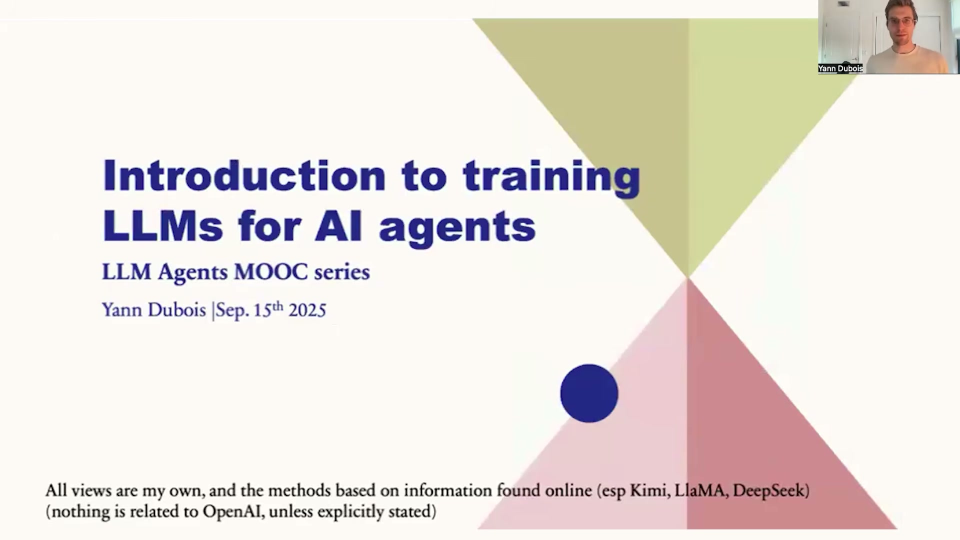
#> input picture examples/lecture1/assets/keyframes/keyframe_0001_t000000.000.jpg, 1920 x 1080 px (shown at 1/2 size); its folder holds only this picture in this run
$ python -i batch5_generation.py   (imports and definitions only)
#> lines starting #> are read from the running program, lines starting #| are printed output that depends on the picture
from __future__ import annotations

import hashlib
import json
import re
from collections import Counter
from pathlib import Path
from typing import Any


CONTENT_MAP_METHOD = "deterministic_content_map_skeleton_v1"
PROMPT_PACK_SCHEMA_VERSION = "handout_prompt_pack_v1"
DEFAULT_PROMPT_PACK_PATH = "audit/handout_prompt_pack.jsonl"
SUPPORTED_BATCH5A_BACKENDS = {"none"}
FUTURE_BACKENDS = {"openai_compatible", "deepseek", "openrouter", "anthropic", "local"}


class Batch5AInputError(RuntimeError):
    pass


class UnsupportedContentGenerationBackend(RuntimeError):
    pass


class NetworkCallsDisabled(RuntimeError):
    pass


class MissingApiKeyEnvironmentVariable(RuntimeError):
    pass


class InvalidGenerationResponse(RuntimeError):
    pass


class EmptyGenerationResponse(RuntimeError):
    pass


class GenerationTimeout(RuntimeError):
    pass


class GenerationRateLimited(RuntimeError):
    pass


class SourceArtifactModified(RuntimeError):
    pass


class UnsafePromptPackPath(RuntimeError):
    pass


# [40 lines left out: functions utc_now, read_json, write_json, write_text, sha256_file, optional_string, not called in this run]


def string_or_default(value: Any, default: str) -> str:
    normalized = optional_string(value)
    return normalized if normalized is not None else default


# [194 lines left out: functions bool_or_default, positive_float_or_default, nonnegative_float_or_default, positive_int_or_default, normalize_string_list, clip_text and 2 more, not called in this run]


class ContentGenerationBackend:
    name = "abstract"

    def validate_config(self, options: dict[str, Any]) -> dict[str, Any]:
        raise NotImplementedError

    def generate_section(self, request: dict[str, Any]) -> dict[str, Any]:
        raise NotImplementedError


class NoneBackend(ContentGenerationBackend):
    name = "none"

    # [28 lines left out: functions validate_config, generate_section, not called in this run]


BACKEND_REGISTRY: dict[str, type[ContentGenerationBackend]] = {
    "none": NoneBackend,
}


# [244 lines left out: functions resolve_content_generation_backend, batch5_source_paths, validate_resolved_prompt_pack_path, resolve_prompt_pack_path, batch5_output_paths, clear_batch5_outputs and 4 more, not called in this run]


def transcript_char_count(items: list[dict[str, Any]]) -> int:
    return sum(len(item["transcript_text"]) for item in items)


# [171 lines left out: functions make_block, split_alignment_items, can_merge_blocks, merge_blocks, pick_excerpt_items, public_keyframe_candidate and 1 more, not called in this run]


def import_pillow() -> Any:
    try:
        from PIL import Image
    except ImportError as error:
        raise RuntimeError(
            "Pillow is required for Batch 5A handout-level image selection."
        ) from error
    return Image


def normalized_histogram(histogram: list[int]) -> list[float]:
    total = float(sum(histogram)) or 1.0
    return [value / total for value in histogram]


def average_hash(pixels: list[int]) -> tuple[int, ...]:
    average = sum(pixels) / len(pixels)
    return tuple(1 if pixel > average else 0 for pixel in pixels)


# [4 lines left out: function hash_difference, not called in this run]


def histogram_difference(left: list[float], right: list[float]) -> float:
    return sum(abs(a - b) for a, b in zip(left, right)) / 2


def image_pixels(image: Any) -> list[int]:
    if hasattr(image, "get_flattened_data"):
        return list(image.get_flattened_data())
    return list(image.getdata())


def describe_keyframe(path: Path) -> dict[str, Any]:
    Image = import_pillow()
    with Image.open(path) as image:
#> image is the input picture: PIL image 1920x1080 RGB; mean R, G, B 232.8, 225.8, 220.3
        resample = Image.Resampling.LANCZOS if hasattr(Image, "Resampling") else Image.LANCZOS
        width, height = image.size
#> width = 1920; height = 1080
        slide = image.crop((0, int(height * 0.08), int(width * 0.86), height)).convert("L")
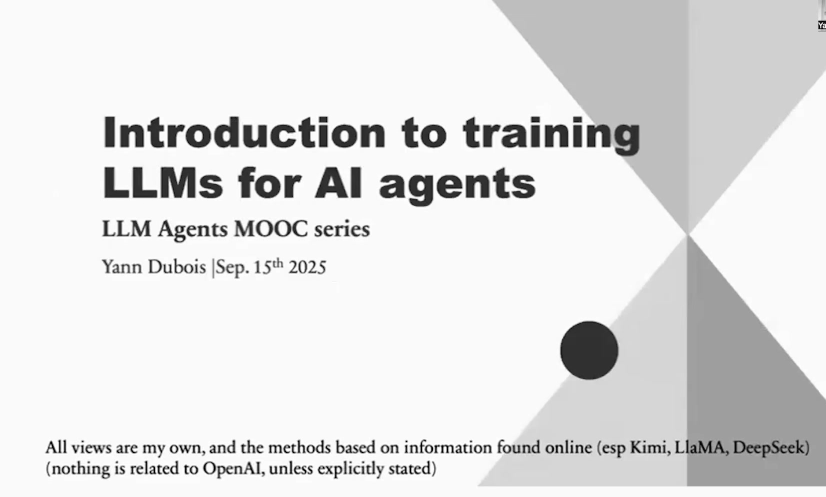
#> slide: PIL image 1651x994 L (shown at 1/2 size); min 0, max 255, mean 224.9
        thumbnail = slide.resize((64, 64), resample)
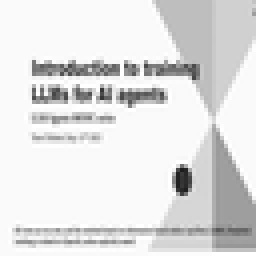
#> thumbnail: PIL image 64x64 L (shown 4 times larger); min 28, max 255, mean 224.8
        pixels = image_pixels(thumbnail)
#> pixels = 4096 values, max 255 at index 919, min 28 at index 2733, mean 224.8
        small_pixels = image_pixels(thumbnail.resize((8, 8), resample))
#> small_pixels = 64 values, max 255 at index 36, min 153 at index 55, mean 224.1
    content_area = sum(1 for pixel in pixels if pixel < 245) / len(pixels)
#> content_area = 0.393
    detail = 0
    comparisons = 0
    for y in range(64):
        for x in range(64):
            current = pixels[(y * 64) + x]
            if x + 1 < 64:
                detail += 1 if abs(current - pixels[(y * 64) + x + 1]) > 12 else 0
                comparisons += 1
            if y + 1 < 64:
                detail += 1 if abs(current - pixels[((y + 1) * 64) + x]) > 12 else 0
                comparisons += 1
#> after the loop, comparisons = 8064; detail = 1597
    detail_density = detail / comparisons if comparisons else 0.0
#> detail_density = 0.198
    image_score = (0.65 * content_area) + (0.35 * detail_density)
#> image_score = 0.324
    return {
        "histogram": normalized_histogram(thumbnail.histogram()),
        "average_hash": average_hash(small_pixels),
        "content_area_ratio": round(content_area, 6),
        "detail_density": round(detail_density, 6),
        "image_score": round(image_score, 6),
    }
#> in normalized_histogram, `total = float(sum(histogram)) or 1.0`: total = 4096
#> in average_hash, `average = sum(pixels) / len(pixels)`: average = 224.1


# [5 lines left out: function image_difference, not called in this run]


def candidate_with_descriptor(candidate: dict[str, Any]) -> dict[str, Any]:
    descriptor = describe_keyframe(Path(candidate["keyframe_path"]))
    return {**candidate, "descriptor": descriptor}


# [224 lines left out: functions choose_group_representative, make_image_group, detect_handout_image_groups, public_descriptor_candidate, apply_handout_image_selection, build_topic_groups, not called in this run]


GENERATION_OUTPUT_SCHEMA = {
    "source_unit_id": "string",
    "section_title": "string",
    "section_summary": "string",
    "key_points": ["string"],
    "examples": ["string"],
    "cited_transcript_item_ids": ["existing transcript item ID"],
    "cited_visual_segment_ids": ["existing visual segment ID"],
    "selected_keyframe_paths": ["existing selected keyframe path"],
    "warnings": ["string"],
}


class PromptBuilder:
    def __init__(self, options: dict[str, Any]) -> None:
        self.options = options

    # [41 lines left out: function build_section_request, not called in this run]

    def build_prompt_pack_item(self, request: dict[str, Any]) -> dict[str, Any]:
        return request


# [68 lines left out: functions write_prompt_pack, make_prompt_pack_disabled, validate_source_hashes, content_map_validation_summary, not called in this run]


def markdown_image_path(path: str) -> str:
    return f"assets/keyframes/{Path(path).name}"


class HandoutRenderer:
    def __init__(self, options: dict[str, Any]) -> None:
        self.options = options

    # [249 lines left out: functions render_skeleton, render_review_report, run_batch_5a, not called in this run]

>>> result = describe_keyframe('../examples/lecture1/assets/keyframes/keyframe_0001_t000000.000.jpg')
#> result = 5 items

$ run again, on examples/lecture1/assets/keyframes/keyframe_0003_t000300.000.jpg
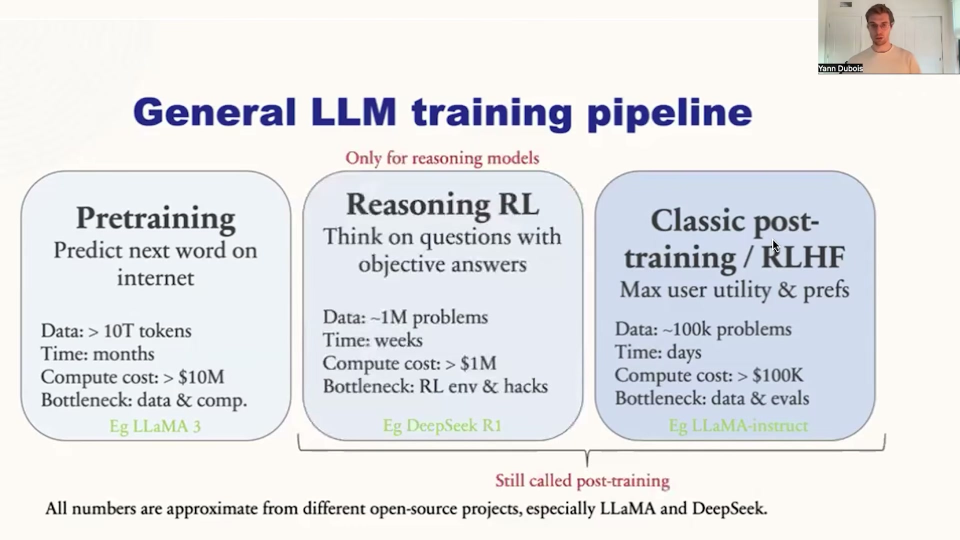
#> input picture examples/lecture1/assets/keyframes/keyframe_0003_t000300.000.jpg, 1920 x 1080 px (shown at 1/2 size)
#> in describe_keyframe, image is the input picture: PIL image 1920x1080 RGB; mean R, G, B 227.8, 228.5, 231
#> in describe_keyframe, `slide = image.crop((0, int(height * 0.08), int(width * 0.86), height))..`:
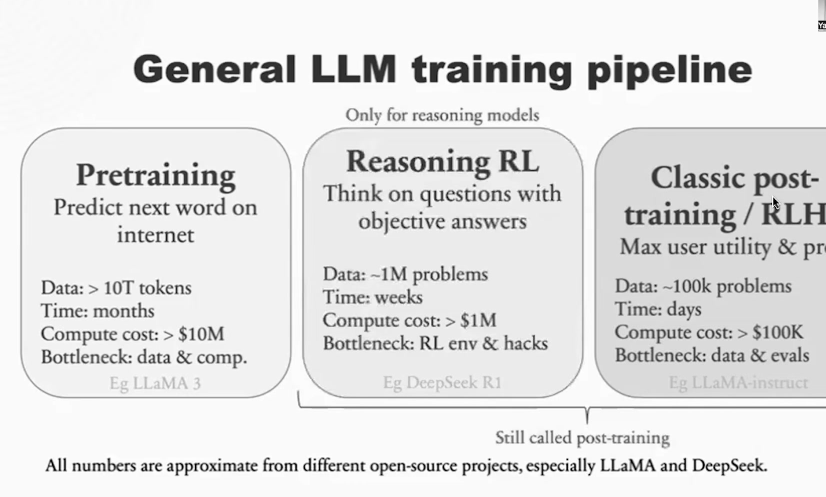
#> slide: PIL image 1651x994 L (shown at 1/2 size); min 0, max 255, mean 226
#> in describe_keyframe, `thumbnail = slide.resize((64, 64), resample)`:
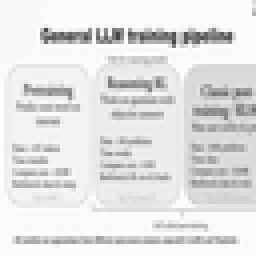
#> thumbnail: PIL image 64x64 L (shown 4 times larger); min 68, max 255, mean 225.9
#> pixels = 4096 values, max 255 at index 394, min 68 at index 605, mean 225.9
#> small_pixels = 64 values, max 251 at index 8, min 180 at index 31, mean 225.1
#> content_area = 0.625
#> after the loop in describe_keyframe, `for y in range(64):`: comparisons = 8064; detail = 2166
#> detail_density = 0.269
#> image_score = 0.5
#> total = 4096
#> average = 225.1
#> result = 5 items

$ run again, on examples/lecture1/assets/keyframes/keyframe_0004_t000670.000.jpg
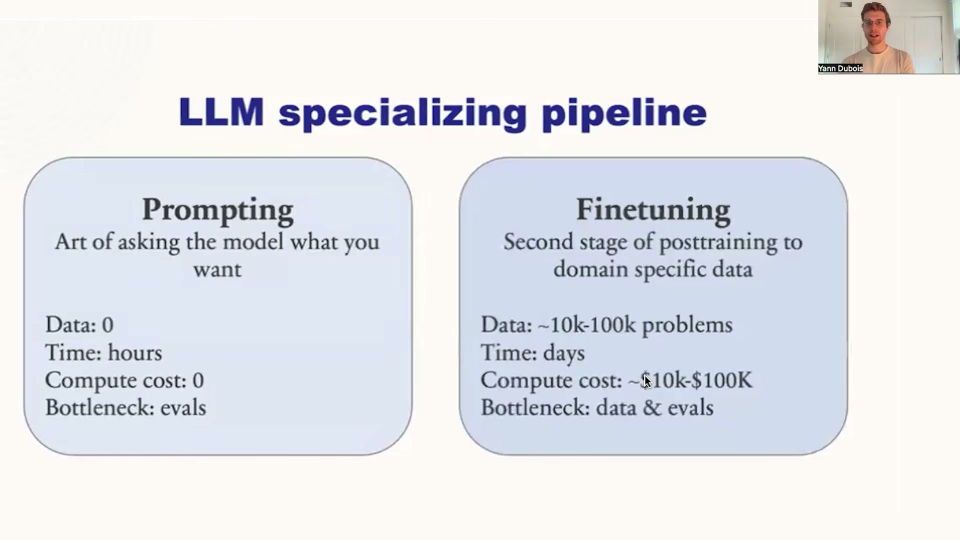
#> input picture examples/lecture1/assets/keyframes/keyframe_0004_t000670.000.jpg, 1920 x 1080 px (shown at 1/2 size)
#> in describe_keyframe, image is the input picture: PIL image 1920x1080 RGB; mean R, G, B 227.4, 229.5, 234.3
#> in describe_keyframe, `slide = image.crop((0, int(height * 0.08), int(width * 0.86), height))..`:
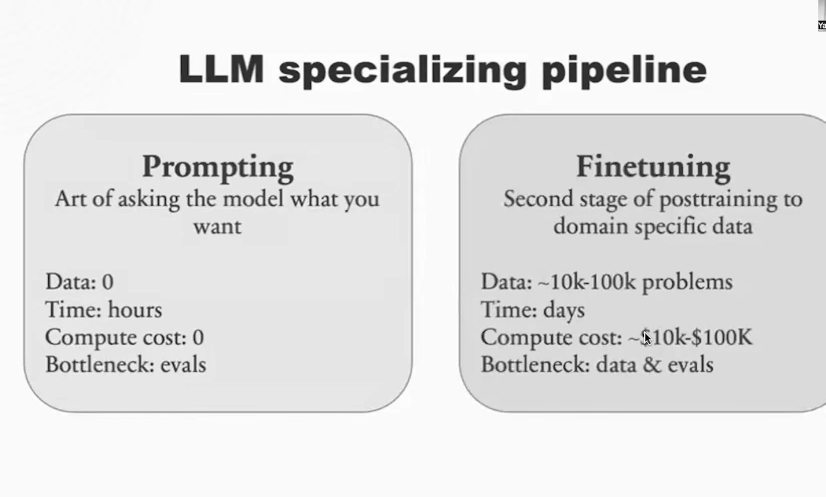
#> slide: PIL image 1651x994 L (shown at 1/2 size); min 0, max 255, mean 226.4
#> in describe_keyframe, `thumbnail = slide.resize((64, 64), resample)`:
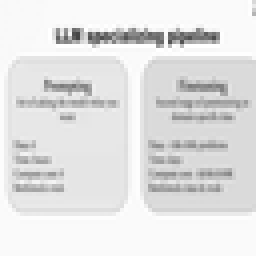
#> thumbnail: PIL image 64x64 L (shown 4 times larger); min 69, max 255, mean 226.3
#> pixels = 4096 values, max 255 at index 406, min 69 at index 595, mean 226.3
#> small_pixels = 64 values, max 253 at index 61, min 188 at index 45, mean 225.9
#> content_area = 0.623
#> after the loop in describe_keyframe, `for y in range(64):`: comparisons = 8064; detail = 1603
#> detail_density = 0.199
#> image_score = 0.475
#> total = 4096
#> average = 225.9
#> result = 5 items
